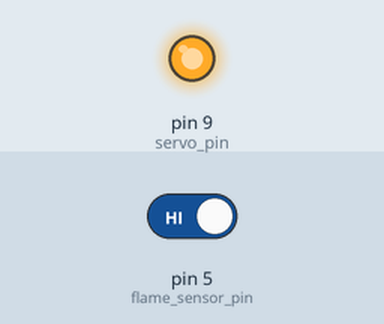
Simulated run of this sketch. Board: Arduino Uno, built with avr-gcc and run on an emulated ATmega328P. Shown: output pins drawn as LEDs (lit = HIGH). Inputs (shaded band) come from the test bench; at power-on: pin 5 (flame_sensor_pin) HIGH.

Above: at 1.2 s.
1.3 s: pin 5 (flame_sensor_pin) driven LOW
At 1.6 s:
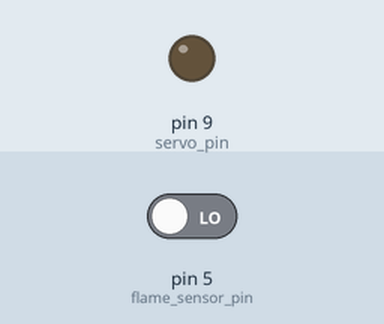
2.8 s: pin 5 (flame_sensor_pin) driven HIGH
At 3.9 s:
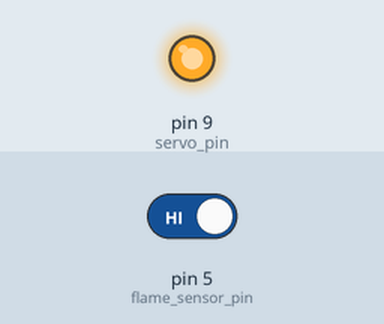
Timing chart, 0 to 5.8 s (numbered marks = the images above; inputs shaded):
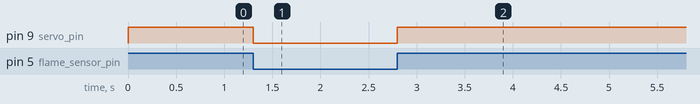

The sketch:

Flame_sensor_code.ino
```cpp
int servo_pin = 9 ;
int flame_sensor_pin = 5 ;
int flame_pin = HIGH ;

void setup() {

pinMode(servo_pin, OUTPUT);
pinMode(flame_sensor_pin, INPUT);
}

void loop() {
flame_pin = digitalRead(flame_sensor_pin);
if(flame_pin == LOW){
digitalWrite(servo_pin, LOW);
}
else
{
digitalWrite(servo_pin, HIGH);
}
}
```

Measured:
- after the input at 1.3 s, pin 9 (servo_pin): HIGH → LOW at once
- after the input at 2.8 s, pin 9 (servo_pin): LOW → HIGH at once
